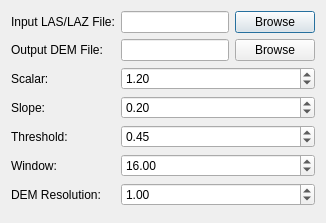
<?xml version="1.0" encoding="UTF-8"?>
<ui version="4.0">
 <class>LidarProcessingDialog</class>
 <widget class="QDialog" name="LidarProcessingDialog">
  <property name="windowTitle">
   <string>LiDAR Processing Parameters</string>
  </property>
  <layout class="QVBoxLayout" name="verticalLayout">
   <item>
    <layout class="QFormLayout" name="formLayout">
     <item row="0" column="0">
      <widget class="QLabel" name="labelInputFile">
       <property name="text">
        <string>Input LAS/LAZ File:</string>
       </property>
      </widget>
     </item>
     <item row="0" column="1">
      <layout class="QHBoxLayout">
       <item>
        <widget class="QLineEdit" name="lineEditInputFile"/>
       </item>
       <item>
        <widget class="QPushButton" name="btnBrowseInput">
         <property name="text">
          <string>Browse</string>
         </property>
        </widget>
       </item>
      </layout>
     </item>
     <item row="1" column="0">
      <widget class="QLabel" name="labelOutputFile">
       <property name="text">
        <string>Output DEM File:</string>
       </property>
      </widget>
     </item>
     <item row="1" column="1">
      <layout class="QHBoxLayout">
       <item>
        <widget class="QLineEdit" name="lineEditOutputFile"/>
       </item>
       <item>
        <widget class="QPushButton" name="btnBrowseOutput">
         <property name="text">
          <string>Browse</string>
         </property>
        </widget>
       </item>
      </layout>
     </item>
     <item row="2" column="0">
      <widget class="QLabel" name="labelScalar">
       <property name="text">
        <string>Scalar:</string>
       </property>
      </widget>
     </item>
     <item row="2" column="1">
      <widget class="QDoubleSpinBox" name="spinScalar">
       <property name="value">
        <double>1.2</double>
       </property>
       <property name="singleStep">
        <double>0.1</double>
       </property>
      </widget>
     </item>
     <item row="3" column="0">
      <widget class="QLabel" name="labelSlope">
       <property name="text">
        <string>Slope:</string>
       </property>
      </widget>
     </item>
     <item row="3" column="1">
      <widget class="QDoubleSpinBox" name="spinSlope">
       <property name="value">
        <double>0.2</double>
       </property>
       <property name="singleStep">
        <double>0.05</double>
       </property>
      </widget>
     </item>
     <item row="4" column="0">
      <widget class="QLabel" name="labelThreshold">
       <property name="text">
        <string>Threshold:</string>
       </property>
      </widget>
     </item>
     <item row="4" column="1">
      <widget class="QDoubleSpinBox" name="spinThreshold">
       <property name="value">
        <double>0.45</double>
       </property>
       <property name="singleStep">
        <double>0.05</double>
       </property>
      </widget>
     </item>
     <item row="5" column="0">
      <widget class="QLabel" name="labelWindow">
       <property name="text">
        <string>Window:</string>
       </property>
      </widget>
     </item>
     <item row="5" column="1">
      <widget class="QDoubleSpinBox" name="spinWindow">
       <property name="value">
        <double>16.0</double>
       </property>
       <property name="singleStep">
        <double>1.0</double>
       </property>
      </widget>
     </item>
     <item row="6" column="0">
      <widget class="QLabel" name="labelResolution">
       <property name="text">
        <string>DEM Resolution:</string>
       </property>
      </widget>
     </item>
     <item row="6" column="1">
      <widget class="QDoubleSpinBox" name="spinResolution">
       <property name="value">
        <double>1.0</double>
       </property>
       <property name="singleStep">
        <double>0.5</double>
       </property>
      </widget>
     </item>
    </layout>
   </item>
   <item>
    <widget class="QDialogButtonBox" name="buttonBox">
     <property name="standardButtons">
      <set>QDialogButtonBox.Cancel|QDialogButtonBox.Ok</set>
     </property>
    </widget>
   </item>
  </layout>
 </widget>
 <resources/>
 <connections/>
</ui>
